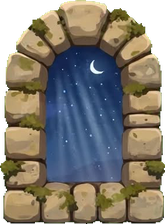
#> input picture assets/rooms/gibeah/kit_tower/tw_win_arch_moon.png, 165 x 224 px, found by its file name
$ python make_win_inside.py out.png
#> lines starting #> are read from the running program, lines starting #| are printed output that depends on the picture; after the words box and inside, x2 and y2 are one past the last pixel; in counts of white or black regions, pixels touching at a corner belong together
# (Glen 11-07) the palace window from outside: his moonlit arch, with the night sky inside swapped for warm lamplight
# (Michal's room seen from the balcony). A stand-in until Glen paints one.
from PIL import Image; import numpy as np, sys
from scipy import ndimage
a=np.asarray(Image.open('assets/rooms/gibeah/kit_tower/tw_win_arch_moon.png').convert('RGBA')).astype(float)
r,g,b,al=a[...,0],a[...,1],a[...,2],a[...,3]
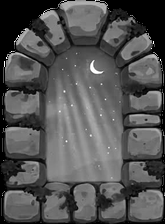
#> b: shape (224, 165) float64; min 0, max 255, mean 83.4
sky=(b>r+25)&(al>0)
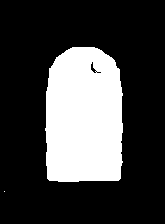
#> sky: shape (224, 165) bool; 25.8% white; 2 white regions (1 under 20 px), largest, box (x1, y1, x2, y2) and area: (45, 47, 123, 182) 9528
sky=ndimage.binary_fill_holes(ndimage.binary_closing(sky,iterations=3))&(al>0)   # (the moon and stars too)
#> sky: shape (224, 165) bool; 25.9% white; 2 white regions (1 under 20 px), largest, box (x1, y1, x2, y2) and area: (45, 47, 123, 182) 9560
lab,n=ndimage.label(sky); sz=ndimage.sum(sky,lab,range(1,n+1)); sky=lab==(np.argmax(sz)+1)
#> after `lab, n = ndimage.label(sky)`:
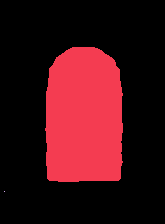
#> lab: shape (224, 165) int32; 3 distinct labels, from 0 to 2; one colour per label, 0 black
#> after `lab, n = ndimage.label(sky)`: n = 2
#> after `sz = ndimage.sum(sky, lab, range(1, n + 1))`: sz = [9560, 1]
#> after `sky = lab == np.argmax(sz) + 1`: sky: shape (224, 165) bool; 25.9% white; 1 white region, box (x1, y1, x2, y2) and area: (45, 47, 123, 182) 9560
ys,xs=np.where(sky); y0,y1=ys.min(),ys.max(); cx=xs.mean()
#> after `ys, xs = np.where(sky)`: ys = 9560 values from 47 to 181; xs = 9560 values, max 122 at index 2958, min 45 at index 5550, mean 83.63
#> after `y0, y1 = (ys.min(), ys.max())`: y0 = 47; y1 = 181
#> after `cx = xs.mean()`: cx = 83.63
Y,X=np.mgrid[:a.shape[0],:a.shape[1]]
t=np.clip((Y-y0)/(y1-y0),0,1); d=np.clip(np.hypot((X-cx)/40,(Y-(y0+0.65*(y1-y0)))/60),0,1)
#> after `t = np.clip((Y - y0) / (y1 - y0), 0, 1)`:
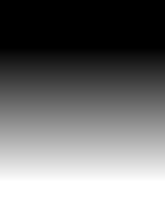
#> t: shape (224, 165) float64; min 0, max 1, mean 0.489
#> after `d = np.clip(np.hypot((X - cx) / 40, (Y - (y0 + 0.65 * (y1 - y0))) / 60`:
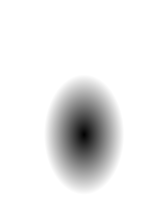
#> d: shape (224, 165) float64; min 0.00937, max 1, mean 0.932
warm=np.stack([255-60*t, 190-80*t-40*d, 90-50*t-30*d],-1)*(1-0.35*d)[...,None]    # a lamp glowing low in the room
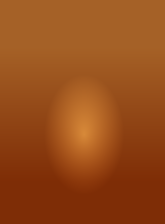
#> warm: shape (224, 165, 3) float64; mean of channels 0, 1, 2 151.8, 76.7, 25.5; drawn as R, G, B
for k in range(3): a[...,k][sky]=warm[...,k][sky]
Image.fromarray(a.clip(0,255).astype(np.uint8)).save('assets/rooms/gibeah/kit_tower/tw_win_arch_lit.png')
Image.fromarray(a.clip(0,255).astype(np.uint8)).resize((330,448)).save(sys.argv[1])
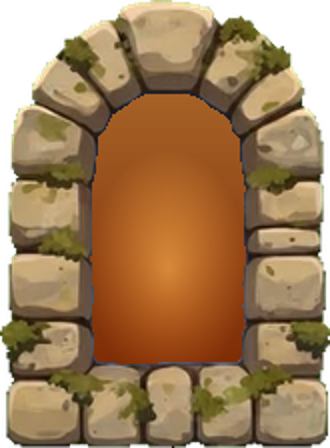
#> saved as out.png: PIL image 330x448 RGBA; mean R, G, B, A 130.4, 98.2, 60.7, 220.5; transparent parts drawn white
